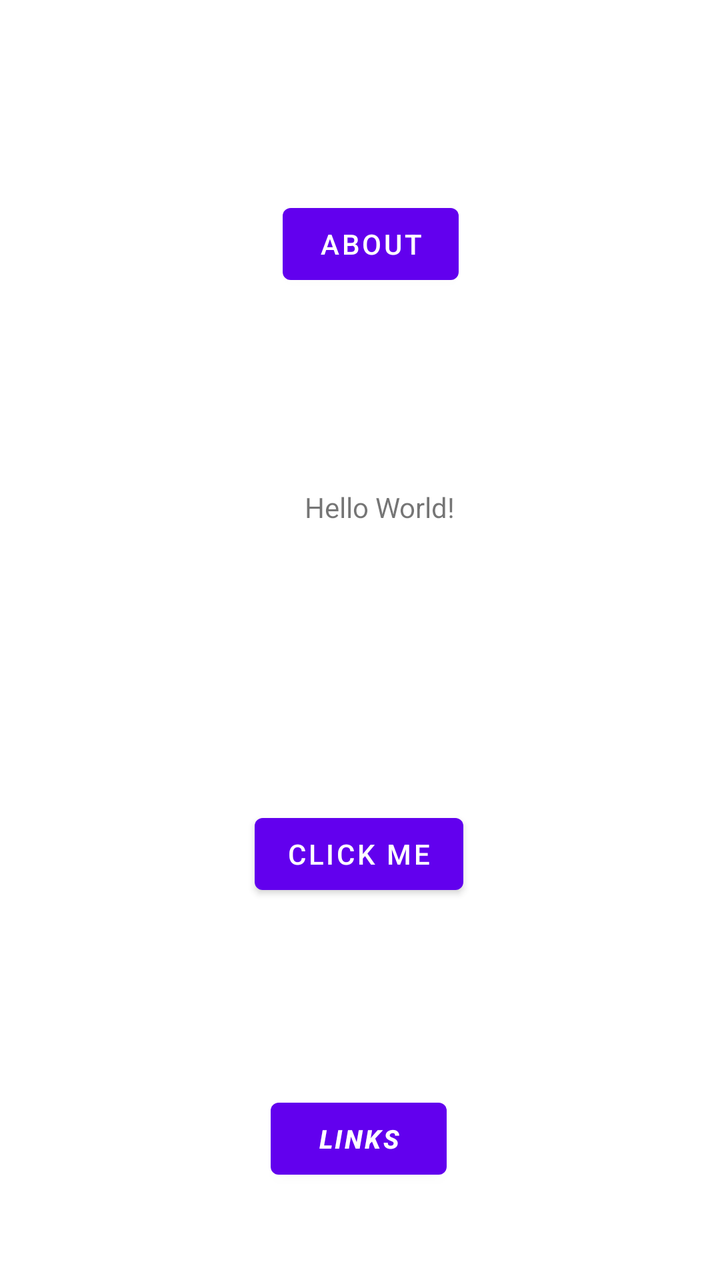
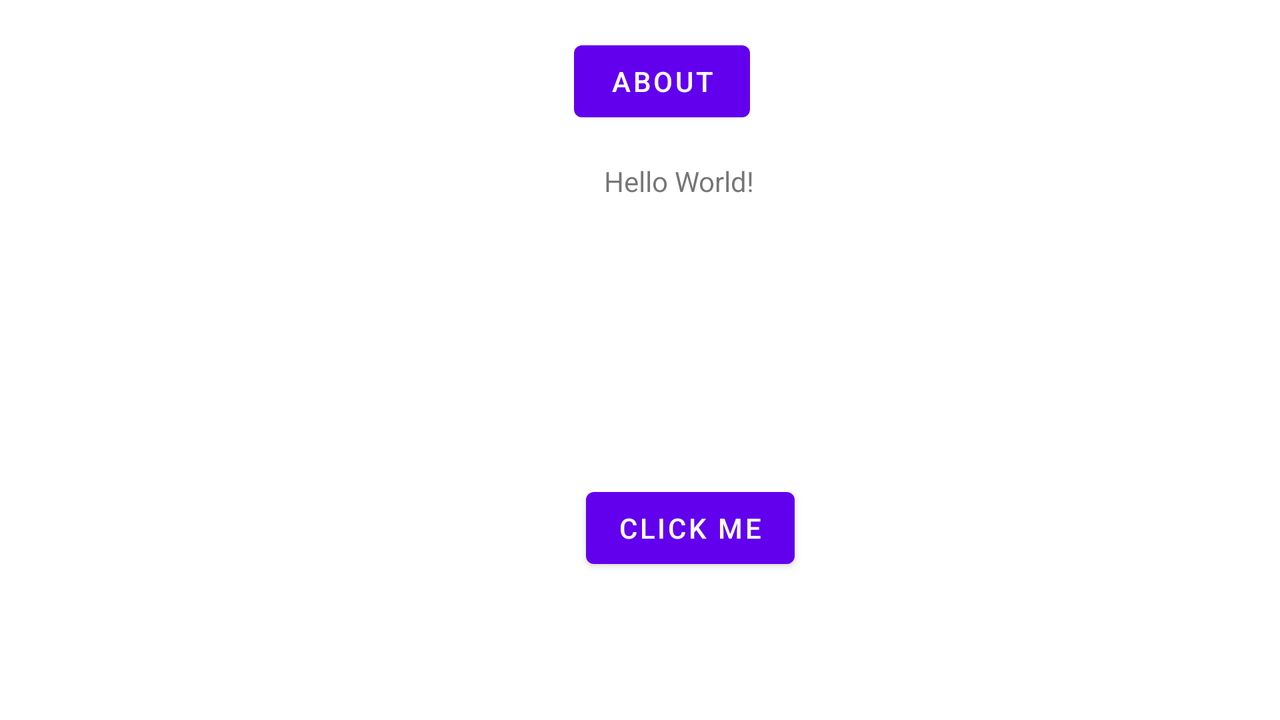

First picture: res/layout/ on a phone held upright. Second picture: the repository's own variant of that layout, on a device whose configuration matches the variant's folder. Source for both follows.
<!-- AndroidManifest.xml: application theme Theme.NUMAD21SuTahseenHameed -->
<!-- res/layout/activity_main.xml -->
<?xml version="1.0" encoding="utf-8"?>
<androidx.constraintlayout.widget.ConstraintLayout xmlns:android="http://schemas.android.com/apk/res/android"
    xmlns:app="http://schemas.android.com/apk/res-auto"
    xmlns:tools="http://schemas.android.com/tools"
    android:layout_width="match_parent"
    android:layout_height="match_parent"
    tools:context=".MainActivity">

    <TextView
        android:id="@+id/textView"
        android:layout_width="wrap_content"
        android:layout_height="wrap_content"
        android:text="Hello World!"
        app:layout_constraintBottom_toBottomOf="parent"
        app:layout_constraintHorizontal_bias="0.535"
        app:layout_constraintLeft_toLeftOf="parent"
        app:layout_constraintRight_toRightOf="parent"
        app:layout_constraintTop_toTopOf="parent"
        app:layout_constraintVertical_bias="0.393" />

    <Button
        android:id="@+id/aboutButton"
        android:layout_width="wrap_content"
        android:layout_height="wrap_content"
        android:text="About"
        app:layout_constraintBottom_toTopOf="@+id/textView"
        app:layout_constraintEnd_toEndOf="parent"
        app:layout_constraintHorizontal_bias="0.52"
        app:layout_constraintStart_toStartOf="parent"
        app:layout_constraintTop_toTopOf="parent" />

    <Button
        android:id="@+id/clickyButton"
        android:layout_width="wrap_content"
        android:layout_height="wrap_content"
        android:layout_marginTop="140dp"
        android:text="Click Me"
        app:layout_constraintBottom_toBottomOf="parent"
        app:layout_constraintEnd_toEndOf="parent"
        app:layout_constraintHorizontal_bias="0.498"
        app:layout_constraintStart_toStartOf="parent"
        app:layout_constraintTop_toBottomOf="@+id/textView"
        app:layout_constraintVertical_bias="0.0" />

    <Button
        android:id="@+id/button_links"
        android:layout_width="wrap_content"
        android:layout_height="wrap_content"

        android:layout_marginTop="92dp"
        android:onClick="onClick"
        android:text="@string/Links"
        android:textSize="13sp"
        android:textStyle="bold|italic"
        app:layout_constraintBottom_toBottomOf="parent"
        app:layout_constraintEnd_toEndOf="parent"
        app:layout_constraintHorizontal_bias="0.498"
        app:layout_constraintStart_toStartOf="parent"
        app:layout_constraintTop_toBottomOf="@+id/clickyButton"
        app:layout_constraintVertical_bias="0.048" />

    <androidx.constraintlayout.widget.Guideline
        android:id="@+id/guideline12"
        android:layout_width="wrap_content"
        android:layout_height="wrap_content"
        android:orientation="horizontal"
        app:layout_constraintGuide_percent="0.54" />

    <androidx.constraintlayout.widget.Guideline
        android:id="@+id/guideline13"
        android:layout_width="wrap_content"
        android:layout_height="wrap_content"
        android:orientation="horizontal"
        app:layout_constraintGuide_percent="0.879617" />

    <androidx.constraintlayout.widget.Guideline
        android:id="@+id/guideline14"
        android:layout_width="wrap_content"
        android:layout_height="wrap_content"
        android:orientation="vertical"
        app:layout_constraintGuide_percent="0.0" />

    <androidx.constraintlayout.widget.Guideline
        android:id="@+id/guideline15"
        android:layout_width="wrap_content"
        android:layout_height="wrap_content"
        android:orientation="vertical"
        app:layout_constraintGuide_percent="0.34" />

    <androidx.constraintlayout.widget.Guideline
        android:id="@+id/guideline16"
        android:layout_width="wrap_content"
        android:layout_height="wrap_content"
        android:orientation="vertical"
        app:layout_constraintGuide_percent="0.96" />

    <androidx.constraintlayout.widget.Guideline
        android:id="@+id/guideline17"
        android:layout_width="wrap_content"
        android:layout_height="wrap_content"
        android:orientation="vertical"
        app:layout_constraintGuide_percent="0.95" />

</androidx.constraintlayout.widget.ConstraintLayout>
<!-- resources referenced by this layout -->
<resources>
  <string name="Links">Links</string>
  <style name="Theme.NUMAD21SuTahseenHameed" parent="Theme.MaterialComponents.DayNight.DarkActionBar">
          
          <item name="colorPrimary">@color/purple_500</item>
          <item name="colorPrimaryVariant">@color/purple_700</item>
          <item name="colorOnPrimary">@color/white</item>
          
          <item name="colorSecondary">@color/teal_200</item>
          <item name="colorSecondaryVariant">@color/teal_700</item>
          <item name="colorOnSecondary">@color/black</item>
          
          <item name="android:statusBarColor" tools:targetApi="l">?attr/colorPrimaryVariant</item>
          
      </style>
</resources>
<!-- res/layout-land/activity_main.xml (the repository's variant of the layout above) -->
<!-- drawn on the phone turned sideways -->
<?xml version="1.0" encoding="utf-8"?>
<androidx.constraintlayout.widget.ConstraintLayout xmlns:android="http://schemas.android.com/apk/res/android"
    xmlns:app="http://schemas.android.com/apk/res-auto"
    xmlns:tools="http://schemas.android.com/tools"
    android:layout_width="match_parent"
    android:layout_height="match_parent"
    tools:context=".MainActivity">

    <TextView
        android:id="@+id/textView"
        android:layout_width="wrap_content"
        android:layout_height="wrap_content"
        android:text="Hello World!"
        app:layout_constraintBottom_toBottomOf="parent"
        app:layout_constraintHorizontal_bias="0.535"
        app:layout_constraintLeft_toLeftOf="parent"
        app:layout_constraintRight_toRightOf="parent"
        app:layout_constraintTop_toTopOf="parent"
        app:layout_constraintVertical_bias="0.238" />

    <Button
        android:id="@+id/aboutButton"
        android:layout_width="wrap_content"
        android:layout_height="wrap_content"
        android:text="About"
        app:layout_constraintBottom_toTopOf="@+id/textView"
        app:layout_constraintEnd_toEndOf="parent"
        app:layout_constraintHorizontal_bias="0.52"
        app:layout_constraintStart_toStartOf="parent"
        app:layout_constraintTop_toTopOf="parent" />

    <Button
        android:id="@+id/clickyButton"
        android:layout_width="wrap_content"
        android:layout_height="wrap_content"
        android:layout_marginTop="140dp"
        android:text="Click Me"
        app:layout_constraintBottom_toBottomOf="parent"
        app:layout_constraintEnd_toEndOf="parent"
        app:layout_constraintHorizontal_bias="0.547"
        app:layout_constraintStart_toStartOf="parent"
        app:layout_constraintTop_toBottomOf="@+id/textView"
        app:layout_constraintVertical_bias="0.0" />

    <Button
        android:id="@+id/button_links"
        android:layout_width="wrap_content"
        android:layout_height="wrap_content"

        android:layout_marginTop="92dp"
        android:onClick="onClick"
        android:text="@string/Links"
        android:textSize="13sp"
        android:textStyle="bold|italic"
        app:layout_constraintBottom_toBottomOf="@+id/button_location"
        app:layout_constraintEnd_toEndOf="parent"
        app:layout_constraintHorizontal_bias="0.52"
        app:layout_constraintStart_toStartOf="parent"
        app:layout_constraintTop_toBottomOf="@+id/clickyButton"
        app:layout_constraintVertical_bias="0.0" />

    <Button
        android:id="@+id/button_location"
        android:layout_width="wrap_content"
        android:layout_height="wrap_content"
        android:layout_marginTop="76dp"
        android:text="Location"
        app:layout_constraintBottom_toBottomOf="parent"
        app:layout_constraintEnd_toEndOf="parent"
        app:layout_constraintHorizontal_bias="0.52"
        app:layout_constraintStart_toStartOf="parent"
        app:layout_constraintTop_toBottomOf="@+id/button_links"
        app:layout_constraintVertical_bias="0.0" />

    <androidx.constraintlayout.widget.Guideline
        android:id="@+id/guideline12"
        android:layout_width="wrap_content"
        android:layout_height="wrap_content"
        android:orientation="horizontal"
        app:layout_constraintGuide_percent="0.54" />

    <androidx.constraintlayout.widget.Guideline
        android:id="@+id/guideline13"
        android:layout_width="wrap_content"
        android:layout_height="wrap_content"
        android:orientation="horizontal"
        app:layout_constraintGuide_percent="0.879617" />

    <androidx.constraintlayout.widget.Guideline
        android:id="@+id/guideline14"
        android:layout_width="wrap_content"
        android:layout_height="wrap_content"
        android:orientation="vertical"
        app:layout_constraintGuide_percent="0.0" />

    <androidx.constraintlayout.widget.Guideline
        android:id="@+id/guideline15"
        android:layout_width="wrap_content"
        android:layout_height="wrap_content"
        android:orientation="vertical"
        app:layout_constraintGuide_percent="0.34" />

    <androidx.constraintlayout.widget.Guideline
        android:id="@+id/guideline16"
        android:layout_width="wrap_content"
        android:layout_height="wrap_content"
        android:orientation="vertical"
        app:layout_constraintGuide_percent="0.96" />

    <androidx.constraintlayout.widget.Guideline
        android:id="@+id/guideline17"
        android:layout_width="wrap_content"
        android:layout_height="wrap_content"
        android:orientation="vertical"
        app:layout_constraintGuide_percent="0.95" />



</androidx.constraintlayout.widget.ConstraintLayout>
